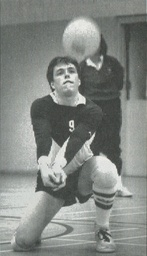
#> input picture exercise 3/1.jpg, 147 x 256 px, shrunk from 627 x 1093 before the run
$ python 1.py
#> lines starting #> are read from the running program, lines starting #| are printed output that depends on the picture
#سوالات سری سوم، سوال یک قسمت الف و ب
import cv2
import numpy as np
from matplotlib import pyplot as plt


def distance_from_center(x, y, w, h):
    center_x = w // 2
    center_y = h // 2
    return ((x - center_x) ** 2 + (y - center_y) ** 2) ** 0.5

#تابع فیلتر ایده آل پایین گذر

def ideal_lowpass_filter(img,r):
    w,h=img.shape[:2]
    H_lowpass=np.zeros((w,h,2),np.float32)
    for i in range(w):
        for j in range(h):
            dis=distance_from_center(i, j, w, h)
            if dis<=r:
                H_lowpass[i,j]=1

    return H_lowpass

#تابع فیلتر باترورث پایین گذر
def butter_worth_filter(img,r,n):
    w,h=img.shape[:2]
    H=np.zeros((w,h,2),np.float32)
    for i in range(w):
        for j in range(h):
            dis=distance_from_center(i, j, w, h)
            H[i,j]=1/(1+(dis/r)**(2*n))

    return H

img=cv2.imread('1.jpg',0)
#> img: shape (256, 147); min 59, max 242, mean 133.5
w,h=img.shape
#> w = 256; h = 147
r=100
n=1
p=2*w
#> p = 512
q=2*h
#> q = 294
H=np.zeros((p,q),np.uint8)

for i in range(w):
    for j in range(h):
        H[i,j]=img[i,j]
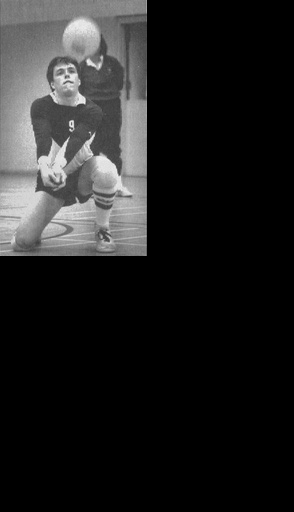
#> H: shape (512, 294); min 0, max 242, mean 33.4
shifted_img=H.copy()

#فیلتر ایده آل
mask=ideal_lowpass_filter(H,r)


#فیلتر باترورث با مقدار n=1
# mask=butter_worth_filter(H,r,n)

dft = cv2.dft(np.float32(shifted_img),flags=cv2.DFT_COMPLEX_OUTPUT)
dft_shift=np.fft.fftshift(dft)

fshift=dft_shift*mask
f_ishift = np.fft.ifftshift(fshift)
magnitude_spectrum = 20*np.log(cv2.magnitude(dft_shift[:,:,0],dft_shift[:,:,1]))
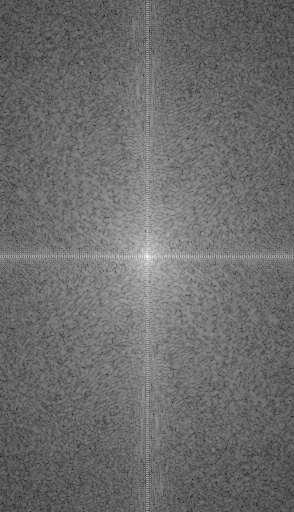
#> magnitude_spectrum: shape (512, 294) float32; min 17.08, max 308.6, mean 141.3; drawn with min black and max white
fshift_mask_mag=20*np.log(cv2.magnitude(fshift[:,:,0],dft_shift[:,:,1]))
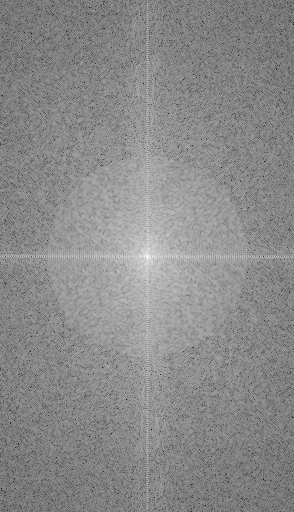
#> fshift_mask_mag: shape (512, 294) float32; min -82.26, max 308.6, mean 130.1; drawn with min black and max white


img_back = cv2.idft(f_ishift)
img_back = cv2.magnitude(img_back[:,:,0],dft_shift[:,:,1])[:w,:h]
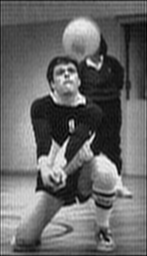
#> img_back: shape (256, 147) float32; min 7773851, max 37604800, mean 20043794; drawn with min black and max white


fig=plt.figure(figsize=(12,12))
ax1=fig.add_subplot(2,2,1)
ax1.imshow(img,cmap='gray')
ax1.title.set_text('original')
ax2=fig.add_subplot(2,2,2)
ax2.imshow(magnitude_spectrum,cmap='gray')
ax2.title.set_text('FFt of image')
ax3=fig.add_subplot(2,2,3)
ax3.imshow(fshift_mask_mag,cmap='gray')
ax3.title.set_text('FFT+mask')
ax4=fig.add_subplot(2,2,4)
ax4.imshow(img_back,cmap='gray')
ax4.title.set_text('after inverse')
plt.show

$ run again, with exercise 3/3.jpg copied over exercise 3/1.jpg
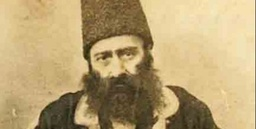
#> input picture exercise 3/3.jpg, 256 x 129 px, shrunk from 745 x 375 before the run
#> after the loop `for i in range(w):`:
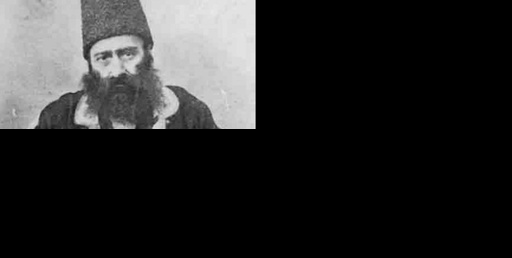
#> H: shape (258, 512); min 0, max 239, mean 41
#> `img_back = cv2.magnitude(img_back[:,:,0],dft_shift[:,:,1])[:w,:h]`:
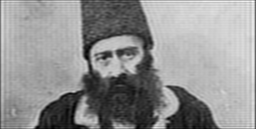
#> img_back: shape (129, 256) float32; min 3730164.2, max 35037360, mean 21621980; drawn with min black and max white

$ run again, with exercise 3/4.jpg copied over exercise 3/1.jpg
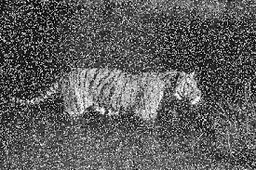
#> input picture exercise 3/4.jpg, 256 x 170 px, shrunk from 275 x 183 before the run
#> img is the input picture: shape (170, 256); min 0, max 255, mean 92.8
#> after the loop `for i in range(w):`:
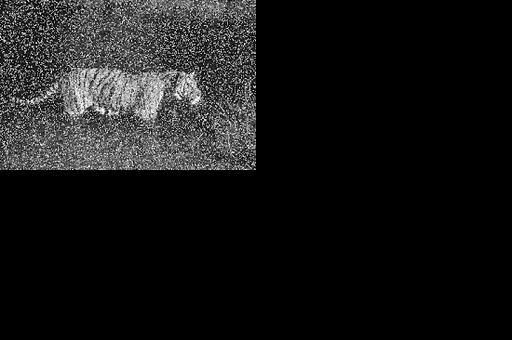
#> H: shape (340, 512); min 0, max 255, mean 23.2
#> `img_back = cv2.magnitude(img_back[:,:,0],dft_shift[:,:,1])[:w,:h]`:
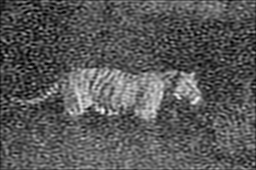
#> img_back: shape (170, 256) float32; min 39526.2, max 46380136, mean 16109092; drawn with min black and max white

$ run again, with exercise 3/5.jpg copied over exercise 3/1.jpg
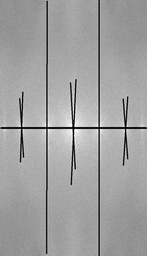
#> input picture exercise 3/5.jpg, 147 x 256 px, shrunk from 627 x 1093 before the run
#> img is the input picture: shape (256, 147); min 0, max 255, mean 160.9
#> after the loop `for i in range(w):`:
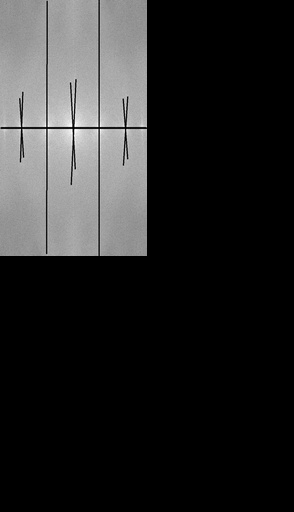
#> H: shape (512, 294); min 0, max 255, mean 40.2
#> `img_back = cv2.magnitude(img_back[:,:,0],dft_shift[:,:,1])[:w,:h]`:
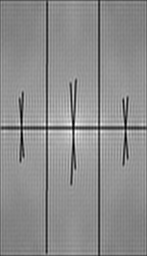
#> img_back: shape (256, 147) float32; min 89976.5, max 43456648, mean 24145292; drawn with min black and max white
